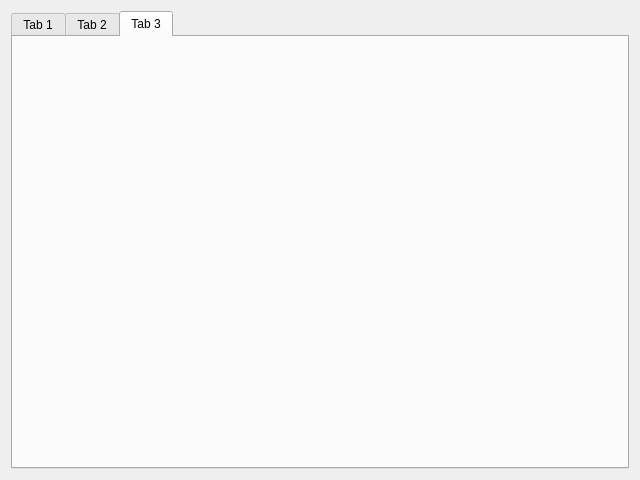
<?xml version="1.0" encoding="UTF-8"?>
<ui version="4.0">
 <class>MainWidget</class>
 <widget class="QWidget" name="MainWidget">
  <property name="geometry">
   <rect>
    <x>0</x>
    <y>0</y>
    <width>640</width>
    <height>480</height>
   </rect>
  </property>
  <property name="windowTitle">
   <string>MainWidget</string>
  </property>
  <layout class="QVBoxLayout" name="verticalLayout">
   <item>
    <widget class="QTabWidget" name="tabWidget">
     <property name="currentIndex">
      <number>2</number>
     </property>
     <widget class="QWidget" name="pTab1">
      <attribute name="title">
       <string>Tab 1</string>
      </attribute>
     </widget>
     <widget class="QWidget" name="pTab2">
      <attribute name="title">
       <string>Tab 2</string>
      </attribute>
     </widget>
     <widget class="QWidget" name="pTab3">
      <attribute name="title">
       <string>Tab 3</string>
      </attribute>
     </widget>
    </widget>
   </item>
  </layout>
 </widget>
 <resources/>
 <connections/>
</ui>
